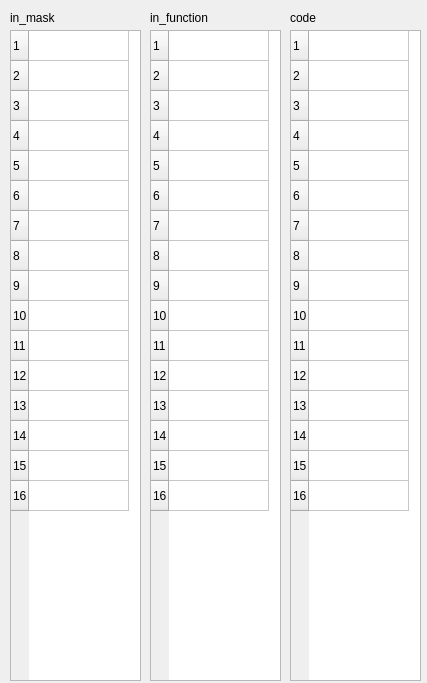
<?xml version="1.0" encoding="UTF-8"?>
<ui version="4.0">
 <class>MainWindow</class>
 <widget class="QMainWindow" name="MainWindow">
  <property name="geometry">
   <rect>
    <x>0</x>
    <y>0</y>
    <width>427</width>
    <height>683</height>
   </rect>
  </property>
  <property name="windowTitle">
   <string/>
  </property>
  <property name="Text" stdset="0">
   <string>$(DEVICE)</string>
  </property>
  <widget class="QWidget" name="centralwidget">
   <widget class="caWaveTable" name="cawavetable">
    <property name="geometry">
     <rect>
      <x>10</x>
      <y>30</y>
      <width>131</width>
      <height>651</height>
     </rect>
    </property>
    <property name="rowCount">
     <number>16</number>
    </property>
    <property name="channel" stdset="0">
     <string notr="true">$(DEVICE):in_mask</string>
    </property>
    <property name="columnSize">
     <number>100</number>
    </property>
    <attribute name="horizontalHeaderVisible">
     <bool>false</bool>
    </attribute>
    <attribute name="horizontalHeaderVisible">
     <bool>false</bool>
    </attribute>
    <row/>
    <row/>
    <row/>
    <row/>
    <row/>
    <row/>
    <row/>
    <row/>
    <row/>
    <row/>
    <row/>
    <row/>
    <row/>
    <row/>
    <row/>
    <row/>
    <column/>
    <item row="0" column="0">
     <property name="font">
      <font/>
     </property>
    </item>
   </widget>
   <widget class="QLabel" name="label">
    <property name="geometry">
     <rect>
      <x>10</x>
      <y>10</y>
      <width>131</width>
      <height>16</height>
     </rect>
    </property>
    <property name="text">
     <string>in_mask</string>
    </property>
   </widget>
   <widget class="QLabel" name="label_2">
    <property name="geometry">
     <rect>
      <x>150</x>
      <y>10</y>
      <width>131</width>
      <height>16</height>
     </rect>
    </property>
    <property name="text">
     <string>in_function</string>
    </property>
   </widget>
   <widget class="caWaveTable" name="cawavetable_2">
    <property name="geometry">
     <rect>
      <x>150</x>
      <y>30</y>
      <width>131</width>
      <height>651</height>
     </rect>
    </property>
    <property name="rowCount">
     <number>16</number>
    </property>
    <property name="channel" stdset="0">
     <string notr="true">$(DEVICE):in_function</string>
    </property>
    <property name="columnSize">
     <number>100</number>
    </property>
    <attribute name="horizontalHeaderVisible">
     <bool>false</bool>
    </attribute>
    <attribute name="horizontalHeaderVisible">
     <bool>false</bool>
    </attribute>
    <row/>
    <row/>
    <row/>
    <row/>
    <row/>
    <row/>
    <row/>
    <row/>
    <row/>
    <row/>
    <row/>
    <row/>
    <row/>
    <row/>
    <row/>
    <row/>
    <column/>
    <item row="0" column="0">
     <property name="font">
      <font/>
     </property>
    </item>
   </widget>
   <widget class="caWaveTable" name="cawavetable_3">
    <property name="geometry">
     <rect>
      <x>290</x>
      <y>30</y>
      <width>131</width>
      <height>651</height>
     </rect>
    </property>
    <property name="rowCount">
     <number>16</number>
    </property>
    <property name="channel" stdset="0">
     <string notr="true">$(DEVICE):code</string>
    </property>
    <property name="columnSize">
     <number>100</number>
    </property>
    <attribute name="horizontalHeaderVisible">
     <bool>false</bool>
    </attribute>
    <attribute name="horizontalHeaderVisible">
     <bool>false</bool>
    </attribute>
    <row/>
    <row/>
    <row/>
    <row/>
    <row/>
    <row/>
    <row/>
    <row/>
    <row/>
    <row/>
    <row/>
    <row/>
    <row/>
    <row/>
    <row/>
    <row/>
    <column/>
    <item row="0" column="0">
     <property name="font">
      <font/>
     </property>
    </item>
   </widget>
   <widget class="QLabel" name="label_3">
    <property name="geometry">
     <rect>
      <x>290</x>
      <y>10</y>
      <width>131</width>
      <height>16</height>
     </rect>
    </property>
    <property name="text">
     <string>code</string>
    </property>
   </widget>
  </widget>
 </widget>
 <customwidgets>
  <customwidget>
   <class>caWaveTable</class>
   <extends>QTableWidget</extends>
   <header>caWaveTable</header>
  </customwidget>
 </customwidgets>
 <resources/>
 <connections/>
</ui>
